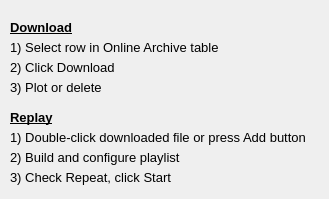
    <widget class="QWidget" name="page_9">
     <widget class="QLabel" name="label2_245">
      <property name="geometry">
       <rect>
        <x>10</x>
        <y>40</y>
        <width>310</width>
        <height>20</height>
       </rect>
      </property>
      <property name="font">
       <font>
        <pointsize>10</pointsize>
       </font>
      </property>
      <property name="text">
       <string>1) Select row in Online Archive table</string>
      </property>
      <property name="alignment">
       <set>Qt::AlignLeading|Qt::AlignLeft|Qt::AlignTop</set>
      </property>
     </widget>
     <widget class="QLabel" name="label2_231">
      <property name="geometry">
       <rect>
        <x>10</x>
        <y>20</y>
        <width>220</width>
        <height>20</height>
       </rect>
      </property>
      <property name="font">
       <font>
        <pointsize>10</pointsize>
        <weight>75</weight>
        <bold>true</bold>
        <underline>true</underline>
       </font>
      </property>
      <property name="text">
       <string>Download</string>
      </property>
      <property name="alignment">
       <set>Qt::AlignLeading|Qt::AlignLeft|Qt::AlignTop</set>
      </property>
     </widget>
     <widget class="QLabel" name="label2_246">
      <property name="geometry">
       <rect>
        <x>10</x>
        <y>110</y>
        <width>220</width>
        <height>20</height>
       </rect>
      </property>
      <property name="font">
       <font>
        <pointsize>10</pointsize>
        <weight>75</weight>
        <bold>true</bold>
        <underline>true</underline>
       </font>
      </property>
      <property name="text">
       <string>Replay</string>
      </property>
      <property name="alignment">
       <set>Qt::AlignLeading|Qt::AlignLeft|Qt::AlignTop</set>
      </property>
     </widget>
     <widget class="QLabel" name="label2_247">
      <property name="geometry">
       <rect>
        <x>10</x>
        <y>60</y>
        <width>310</width>
        <height>20</height>
       </rect>
      </property>
      <property name="font">
       <font>
        <pointsize>10</pointsize>
       </font>
      </property>
      <property name="text">
       <string>2) Click Download</string>
      </property>
      <property name="alignment">
       <set>Qt::AlignLeading|Qt::AlignLeft|Qt::AlignTop</set>
      </property>
     </widget>
     <widget class="QLabel" name="label2_248">
      <property name="geometry">
       <rect>
        <x>10</x>
        <y>80</y>
        <width>310</width>
        <height>20</height>
       </rect>
      </property>
      <property name="font">
       <font>
        <pointsize>10</pointsize>
       </font>
      </property>
      <property name="text">
       <string>3) Plot or delete</string>
      </property>
      <property name="alignment">
       <set>Qt::AlignLeading|Qt::AlignLeft|Qt::AlignTop</set>
      </property>
     </widget>
     <widget class="QLabel" name="label2_249">
      <property name="geometry">
       <rect>
        <x>10</x>
        <y>130</y>
        <width>310</width>
        <height>20</height>
       </rect>
      </property>
      <property name="font">
       <font>
        <pointsize>10</pointsize>
       </font>
      </property>
      <property name="text">
       <string>1) Double-click downloaded file or press Add button</string>
      </property>
      <property name="alignment">
       <set>Qt::AlignLeading|Qt::AlignLeft|Qt::AlignTop</set>
      </property>
     </widget>
     <widget class="QLabel" name="label2_250">
      <property name="geometry">
       <rect>
        <x>10</x>
        <y>150</y>
        <width>310</width>
        <height>20</height>
       </rect>
      </property>
      <property name="font">
       <font>
        <pointsize>10</pointsize>
       </font>
      </property>
      <property name="text">
       <string>2) Build and configure playlist</string>
      </property>
      <property name="alignment">
       <set>Qt::AlignLeading|Qt::AlignLeft|Qt::AlignTop</set>
      </property>
     </widget>
     <widget class="QLabel" name="label2_251">
      <property name="geometry">
       <rect>
        <x>10</x>
        <y>170</y>
        <width>310</width>
        <height>20</height>
       </rect>
      </property>
      <property name="font">
       <font>
        <pointsize>10</pointsize>
       </font>
      </property>
      <property name="text">
       <string>3) Check Repeat, click Start</string>
      </property>
      <property name="alignment">
       <set>Qt::AlignLeading|Qt::AlignLeft|Qt::AlignTop</set>
      </property>
     </widget>
    </widget>
